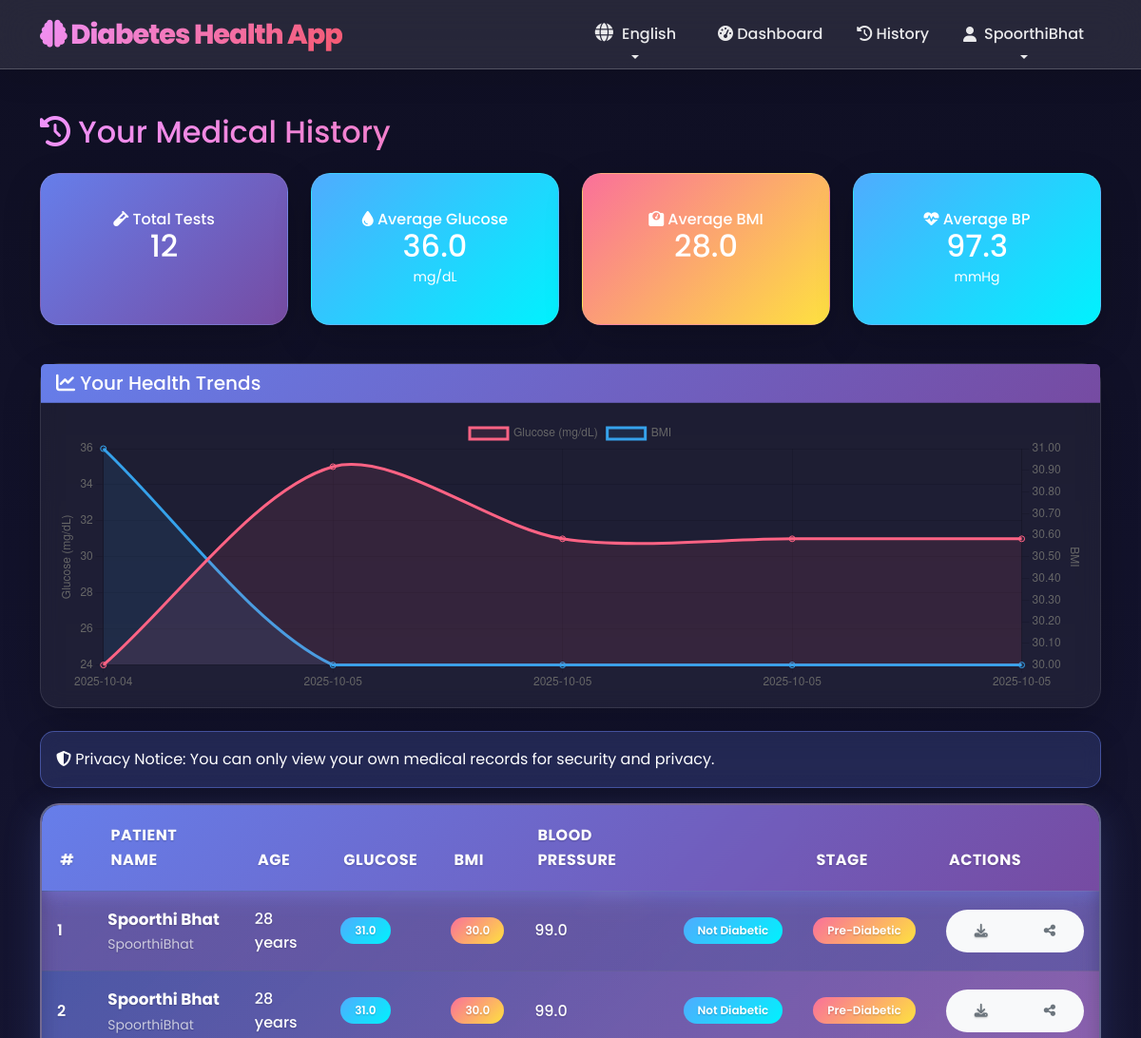
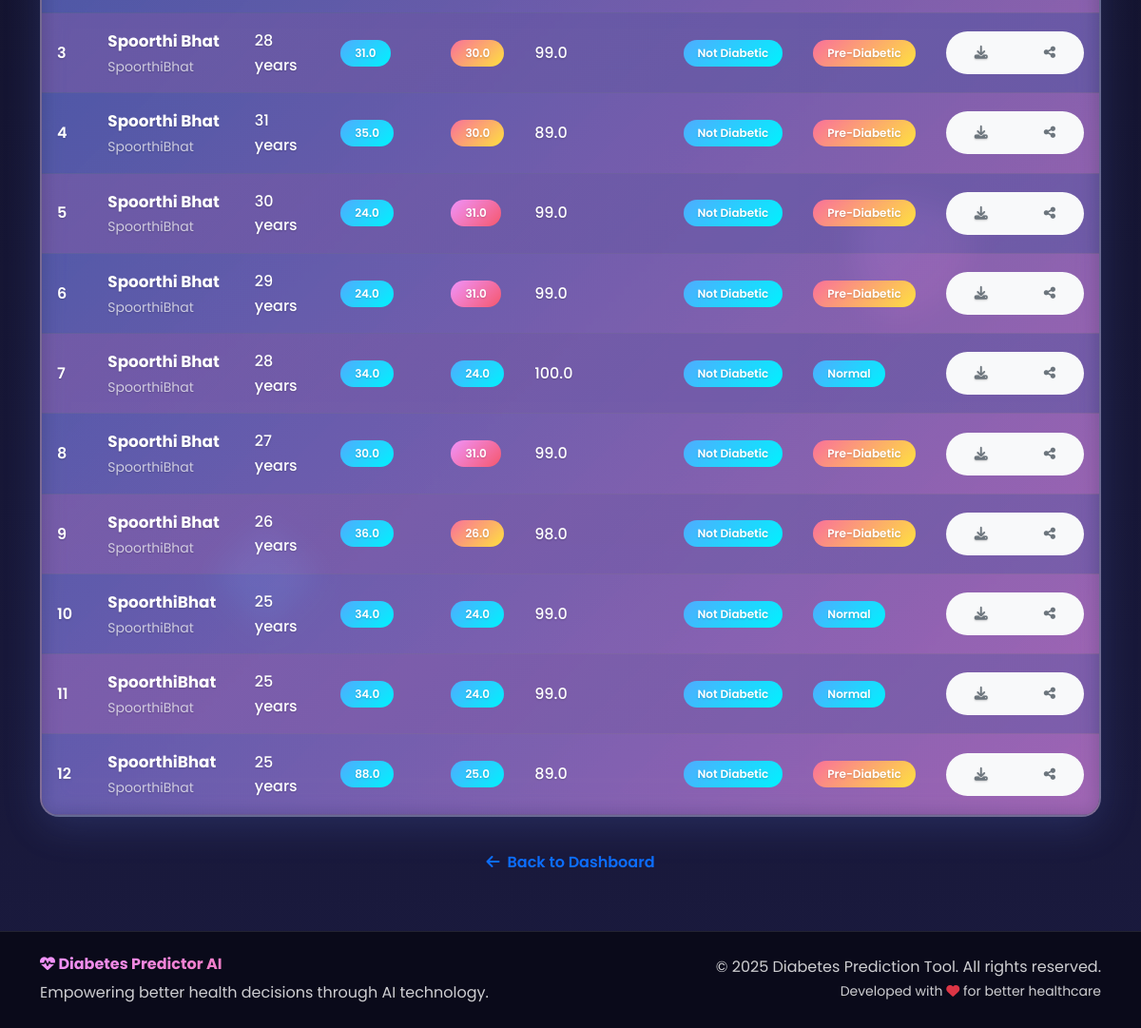
The page /history (signed in) on the database its author committed (2 pictures, top to bottom).
### tables this page shows
CREATE TABLE patients (
            id INTEGER PRIMARY KEY AUTOINCREMENT,
            user_id INTEGER,
            name TEXT,
            age INTEGER,
            pregnancies INTEGER,
            glucose REAL,
            bp REAL,
            skin REAL,
            insulin REAL,
            bmi REAL,
            dpf REAL,
            result TEXT,
            stage TEXT,
            suggestion TEXT,
            created_at DATETIME DEFAULT CURRENT_TIMESTAMP,
            FOREIGN KEY(user_id) REFERENCES users(id)
        );

CREATE TABLE users (
            id INTEGER PRIMARY KEY AUTOINCREMENT,
            username TEXT UNIQUE,
            email TEXT UNIQUE,
            password TEXT,
            role TEXT,
            is_verified INTEGER DEFAULT 0,
            verification_token TEXT,
            reset_token TEXT,
            reset_expires DATETIME,
            created_at DATETIME DEFAULT CURRENT_TIMESTAMP
        );

### app.py (the view)
@app.route("/history")
def history():
    if "user_id" not in session:
        return redirect(url_for("login"))
    try:
        conn = get_db_connection()
        if not conn:
            flash("Database connection error.", "error")
            return render_template("history.html", patients=[], stats=None)
        cursor = conn.cursor()
        cursor.execute("""
            SELECT p.id, u.username, p.name, p.age, p.glucose, p.bmi, p.bp, p.result, p.stage, p.suggestion, p.created_at
            FROM patients p
            JOIN users u ON p.user_id = u.id
            WHERE p.user_id=?
            ORDER BY p.created_at DESC
        """, (session["user_id"],))
        data = cursor.fetchall()
        cursor.execute("""
            SELECT
                COUNT(*) as total_tests,
                AVG(glucose) as avg_glucose,
                AVG(bmi) as avg_bmi,
                AVG(bp) as avg_bp,
                MIN(glucose) as min_glucose,
                MAX(glucose) as max_glucose,
                MIN(bmi) as min_bmi,
                MAX(bmi) as max_bmi
            FROM patients
            WHERE user_id=?
        """, (session["user_id"],))
        stats_row = cursor.fetchone()
        cursor.execute("""
            SELECT stage, COUNT(*) as count
            FROM patients
            WHERE user_id=?
            GROUP BY stage
        """, (session["user_id"],))
        stage_dist = cursor.fetchall()
        cursor.execute("""
            SELECT glucose, bmi, created_at
            FROM patients
            WHERE user_id=?
            ORDER BY created_at DESC
            LIMIT 5
        """, (session["user_id"],))
        trend_data = cursor.fetchall()
        conn.close()
        stats = {
            'total_tests': stats_row[0] if stats_row else 0,
            'avg_glucose': round(stats_row[1], 1) if stats_row and stats_row[1] else 0,
            'avg_bmi': round(stats_row[2], 1) if stats_row and stats_row[2] else 0,
            'avg_bp': round(stats_row[3], 1) if stats_row and stats_row[3] else 0,
            'min_glucose': round(stats_row[4], 1) if stats_row and stats_row[4] else 0,
            'max_glucose': round(stats_row[5], 1) if stats_row and stats_row[5] else 0,
            'min_bmi': round(stats_row[6], 1) if stats_row and stats_row[6] else 0,
            'max_bmi': round(stats_row[7], 1) if stats_row and stats_row[7] else 0,
            'stage_distribution': {row[0]: row[1] for row in stage_dist},
            'trend_glucose': [row[0] for row in reversed(trend_data)],
            'trend_bmi': [row[1] for row in reversed(trend_data)],
            'trend_dates': [row[2][:10] if row[2] else '' for row in reversed(trend_data)]
        }
        return render_template("history.html", patients=data, stats=stats)
    except Exception as e:
        print(f"History error: {e}")
        flash("Error loading history.", "error")
        return render_template("history.html", patients=[], stats=None)

### Templates/history.html (shortened to what this page needs)
{% extends "base.html" %}
{% block content %}
<div class="floating-shapes-container">
  <div class="floating-shape shape-1"></div>
  <div class="floating-shape shape-2"></div>
  <div class="floating-shape shape-3"></div>
  <div class="floating-shape shape-4"></div>
</div>
<div class="container my-5" style="position: relative; z-index: 10;">
  <h2 class="mb-4 text-gradient">
    <i class="fas fa-history"></i> {{ t['medical_history_title'] }}
  </h2>
  {% if stats and stats.total_tests > 0 %}
  <div class="row mb-4 justify-content-center">
    <div class="col-md-3 col-sm-6 mb-3">
      <div class="stat-card gradient-bg"
        style="height: 160px; display: flex; align-items: center; justify-content: center;">
        <div class="card-body text-center text-white w-100">
          <h6 class="card-title"><i class="fas fa-vial"></i> {{ t['total_tests'] }}</h6>
          <h2 class="mb-0">{{ stats.total_tests }}</h2>
        </div>
      </div>
    </div>
    <div class="col-md-3 col-sm-6 mb-3">
      <div
        class="stat-card {% if stats.avg_glucose > 140 %}gradient-bg-alt{% elif stats.avg_glucose > 110 %}bg-warning{% else %}bg-success{% endif %}"
        style="height: 160px; display: flex; align-items: center; justify-content: center;">
        <div class="card-body text-center text-white w-100">
          <h6 class="card-title"><i class="fas fa-tint"></i> {{ t['avg_glucose'] }}</h6>
          <h2 class="mb-0">{{ stats.avg_glucose }}</h2>
          <small>mg/dL</small>
        </div>
      </div>
    </div>
    <div class="col-md-3 col-sm-6 mb-3">
      <div
        class="stat-card {% if stats.avg_bmi > 30 %}gradient-bg-alt{% elif stats.avg_bmi > 25 %}bg-warning{% else %}bg-success{% endif %}"
        style="height: 160px; display: flex; align-items: center; justify-content: center;">
        <div class="card-body text-center text-white w-100">
          <h6 class="card-title"><i class="fas fa-weight"></i> {{ t['avg_bmi'] }}</h6>
          <h2 class="mb-0">{{ stats.avg_bmi }}</h2>
        </div>
      </div>
    </div>
    <div class="col-md-3 col-sm-6 mb-3">
      <div class="stat-card"
        style="background: linear-gradient(135deg, #4facfe, #00f2fe); height: 160px; display: flex; align-items: center; justify-content: center;">
        <div class="card-body text-center text-white w-100">
          <h6 class="card-title"><i class="fas fa-heartbeat"></i> {{ t['avg_bp'] }}</h6>
          <h2 class="mb-0">{{ stats.avg_bp }}</h2>
          <small>mmHg</small>
        </div>
      </div>
    </div>
  </div>
  {% if stats.trend_glucose|length > 1 %}
  <div class="card mb-4">
    <div class="card-header bg-primary text-white">
      <h5 class="mb-0"><i class="fas fa-chart-line"></i> {{ t['health_trends_title'] }}</h5>
    </div>
    <div class="card-body">
      <canvas id="healthTrendChart" height="80"></canvas>
    </div>
  </div>
  {% endif %}
  {% endif %}
  {% if patients %}
  <div class="alert alert-info"
    style="background: rgba(102, 126, 234, 0.2); border-color: rgba(102, 126, 234, 0.5); color: #fff;">
    <strong><i class="fas fa-shield-alt"></i></strong> {{ t['privacy_notice_history'] }}
  </div>
  <div class="history-table shadow-custom"
    style="background: linear-gradient(135deg, rgba(102, 126, 234, 0.3), rgba(240, 147, 251, 0.3)) !important; backdrop-filter: blur(15px); border: 2px solid rgba(255, 255, 255, 0.25); border-radius: 20px; overflow: hidden; box-shadow: 0 10px 40px rgba(102, 126, 234, 0.2);">
    <table class="table table-hover align-middle mb-0"
      style="background: transparent !important; margin-bottom: 0 !important;">
      <thead>
        <tr
          style="background: linear-gradient(135deg, #667eea, #764ba2); box-shadow: 0 4px 15px rgba(102, 126, 234, 0.4);">
          <th
            style="color: white; padding: 1.2rem; font-weight: 700; font-size: 1rem; text-transform: uppercase; letter-spacing: 0.5px;">
            #</th>
          <th
            style="color: white; padding: 1.2rem; font-weight: 700; font-size: 1rem; text-transform: uppercase; letter-spacing: 0.5px;">
            {{ t['patient_name'] }}</th>
          <th
            style="color: white; padding: 1.2rem; font-weight: 700; font-size: 1rem; text-transform: uppercase; letter-spacing: 0.5px;">
            {{ t['age'] }}</th>
          <th
            style="color: white; padding: 1.2rem; font-weight: 700; font-size: 1rem; text-transform: uppercase; letter-spacing: 0.5px;">
            {{ t['glucose'] }}</th>
          <th
            style="color: white; padding: 1.2rem; font-weight: 700; font-size: 1rem; text-transform: uppercase; letter-spacing: 0.5px;">
            {{ t['bmi'] }}</th>
          <th
            style="color: white; padding: 1.2rem; font-weight: 700; font-size: 1rem; text-transform: uppercase; letter-spacing: 0.5px;">
            {{ t['blood_pressure'] }}</th>
          <th
            style="color: white; padding: 1.2rem; font-weight: 700; font-size: 1rem; text-transform: uppercase; letter-spacing: 0.5px;">
            {{ t['result_label'] }}</th>
          <th
            style="color: white; padding: 1.2rem; font-weight: 700; font-size: 1rem; text-transform: uppercase; letter-spacing: 0.5px;">
            {{ t['stage_label'] }}</th>
          <th
            style="color: white; padding: 1.2rem; font-weight: 700; font-size: 1rem; text-transform: uppercase; letter-spacing: 0.5px;">
            {{ t['actions'] }}</th>
        </tr>
      </thead>
      <tbody style="background: transparent;">
        {% for patient in patients %}
        <tr
          style="background: {% if loop.index % 2 == 0 %}linear-gradient(135deg, rgba(102, 126, 234, 0.25), rgba(240, 147, 251, 0.25)){% else %}linear-gradient(135deg, rgba(240, 147, 251, 0.2), rgba(102, 126, 234, 0.2)){% endif %}; backdrop-filter: blur(10px); border-bottom: 1px solid rgba(255, 255, 255, 0.15); transition: all 0.3s ease;">
          <td style="color: #fff; padding: 1rem; font-weight: 600;">{{ loop.index }}</td>
          <td style="padding: 1rem;">
            <strong style="color: #fff; font-size: 1.05rem;">{{ patient[2] }}</strong>
            <small class="d-block" style="color: rgba(255, 255, 255, 0.7); margin-top: 2px;">{{ patient[1] }}</small>
          </td>
          <td style="color: #fff; padding: 1rem; font-weight: 500;">{{ patient[3] }} {{ t['years'] }}</td>
          <td style="padding: 1rem;">
            <span
              class="badge {% if patient[4] > 140 %}bg-danger{% elif patient[4] > 110 %}bg-warning{% else %}bg-success{% endif %}">
              {{ patient[4] }}
            </span>
          </td>
          <td style="padding: 1rem;">
            <span
              class="badge {% if patient[5] > 30 %}bg-danger{% elif patient[5] > 25 %}bg-warning{% else %}bg-success{% endif %}">
              {{ patient[5] }}
            </span>
          </td>
          <td style="color: #fff; padding: 1rem; font-weight: 500;">{{ patient[6] }}</td>
          <td style="padding: 1rem;">
            {% if patient[7] == "Diabetic" %}
            <span class="badge bg-danger">{{ patient[7] }}</span>
            {% else %}
            <span class="badge bg-success">{{ patient[7] }}</span>
            {% endif %}
          </td>
          <td style="padding: 1rem;">
            {% if patient[8] == "Normal" %}
            <span class="badge bg-success">{{ patient[8] }}</span>
            {% elif patient[8] == "Pre-Diabetic" %}
            <span class="badge bg-warning">{{ patient[8] }}</span>
            {% else %}
            <span class="badge bg-danger">{{ patient[8] }}</span>
            {% endif %}
          </td>
          <td style="padding: 1rem;">
            <div class="btn-group">
              <a href="{{ url_for('download_report', patient_id=patient[0]) }}"
                class="btn btn-sm btn-light text-secondary hover-primary" data-bs-toggle="tooltip"
                title="{{ t['download_pdf_report'] }}">
                <i class="fas fa-download"></i>
              </a>
              <button type="button" class="btn btn-sm btn-light text-secondary hover-primary" data-bs-toggle="modal"
                data-bs-target="#shareModal" onclick="setSharePatientId('{{ patient[0] }}')"
                title="{{ t['share_report'] }}">
                <i class="fas fa-share-alt"></i>
              </button>
            </div>
          </td>
        </tr>
        {% endfor %}
      </tbody>
    </table>
  </div>
  {% endif %}
  <div class="text-center mt-4">
    <a href="{{ url_for('dashboard') }}" class="btn btn-outline-primary rounded-pill px-4">
      <i class="fas fa-arrow-left me-2"></i>{{ t['back_to_dashboard'] }}
    </a>
  </div>
</div>
<script>
  function setSharePatientId(patientId) {
    const form = document.getElementById('shareForm');
    form.action = `/share-report/${patientId}`;
  }
  // Clear email field when modal is hidden
  document.getElementById('shareModal').addEventListener('hidden.bs.modal', function () {
    document.getElementById('shareEmail').value = '';
  });
  {% if stats and stats.trend_glucose | length > 1 %}
  // Health Trend Chart
  const ctx = document.getElementById('healthTrendChart').getContext('2d');
  new Chart(ctx, {
    type: 'line',
    data: {
      labels: {{ stats.trend_dates | tojson }},
    datasets: [
    {
      label: '{{ t["glucose"] }} (mg/dL)',
      data: {{ stats.trend_glucose | tojson }},
    borderColor: 'rgb(255, 99, 132)',
    backgroundColor: 'rgba(255, 99, 132, 0.1)',
    yAxisID: 'y',
    tension: 0.3,
    fill: true
        },
    {
      label: '{{ t["bmi"] }}',
      data: {{ stats.trend_bmi | tojson }},
    borderColor: 'rgb(54, 162, 235)',
    backgroundColor: 'rgba(54, 162, 235, 0.1)',
    yAxisID: 'y1',
    tension: 0.3,
    fill: true
        }
  ]
    },
    options: {
    responsive: true,
    interaction: {
      mode: 'index',
      intersect: false,
    },
    plugins: {
      title: {
        display: false,
        text: '{{ t["recent_health_metrics_trend"] }}'
      },
      legend: {
        display: true,
        position: 'top'
      }
    },
    scales: {
      y: {
        type: 'linear',
        display: true,
        position: 'left',
        title: {
          display: true,
          text: '{{ t["glucose"] }} (mg/dL)'
        }
      },
      y1: {
        type: 'linear',
        display: true,
        position: 'right',
        title: {
          display: true,
          text: '{{ t["bmi"] }}'
        },
        grid: {
          drawOnChartArea: false,
        }
      }
    }
  }
  });
  {% endif %}
</script>
{% endblock %}

### rows shown on the page
patients: name "Spoorthi Bhat", username "SpoorthiBhat", age "28", years "years", glucose "31.0", bmi "30.0", bp "99.0", result "Not Diabetic", stage "Pre-Diabetic"
patients: name "Spoorthi Bhat", username "SpoorthiBhat", age "28", years "years", glucose "31.0", bmi "30.0", bp "99.0", result "Not Diabetic", stage "Pre-Diabetic"
patients: name "Spoorthi Bhat", username "SpoorthiBhat", age "28", years "years", glucose "31.0", bmi "30.0", bp "99.0", result "Not Diabetic", stage "Pre-Diabetic"
patients: name "Spoorthi Bhat", username "SpoorthiBhat", age "31", years "years", glucose "35.0", bmi "30.0", bp "89.0", result "Not Diabetic", stage "Pre-Diabetic"
patients: name "Spoorthi Bhat", username "SpoorthiBhat", age "30", years "years", glucose "24.0", bmi "31.0", bp "99.0", result "Not Diabetic", stage "Pre-Diabetic"
patients: name "Spoorthi Bhat", username "SpoorthiBhat", age "29", years "years", glucose "24.0", bmi "31.0", bp "99.0", result "Not Diabetic", stage "Pre-Diabetic"
patients: name "Spoorthi Bhat", username "SpoorthiBhat", age "28", years "years", glucose "34.0", bmi "24.0", bp "100.0", result "Not Diabetic", stage "Normal"
patients: name "Spoorthi Bhat", username "SpoorthiBhat", age "27", years "years", glucose "30.0", bmi "31.0", bp "99.0", result "Not Diabetic", stage "Pre-Diabetic"
patients: name "Spoorthi Bhat", username "SpoorthiBhat", age "26", years "years", glucose "36.0", bmi "26.0", bp "98.0", result "Not Diabetic", stage "Pre-Diabetic"
patients: name "SpoorthiBhat", username "SpoorthiBhat", age "25", years "years", glucose "34.0", bmi "24.0", bp "99.0", result "Not Diabetic", stage "Normal"
patients: name "SpoorthiBhat", username "SpoorthiBhat", age "25", years "years", glucose "34.0", bmi "24.0", bp "99.0", result "Not Diabetic", stage "Normal"
patients: name "SpoorthiBhat", username "SpoorthiBhat", age "25", years "years", glucose "88.0", bmi "25.0", bp "89.0", result "Not Diabetic", stage "Pre-Diabetic"

### other values the page prints
{{ t['app_name'] }} "Diabetes Health App"
{{ 'English' if lang == 'en' else 'ಕನ್ನಡ' }} "English"
{{ t['dashboard'] }} "Dashboard"
{{ t['history'] }} "History"
{{ session.get('username', 'User') }} "SpoorthiBhat"
{{ t['medical_history_title'] }} "Your Medical History"
{{ t['total_tests'] }} "Total Tests"
{{ stats.total_tests }} "12"
{{ t['avg_glucose'] }} "Average Glucose"
{{ stats.avg_glucose }} "36.0"
{{ t['avg_bmi'] }} "Average BMI"
{{ stats.avg_bmi }} "28.0"
{{ t['avg_bp'] }} "Average BP"
{{ stats.avg_bp }} "97.3"
{{ t['health_trends_title'] }} "Your Health Trends"
